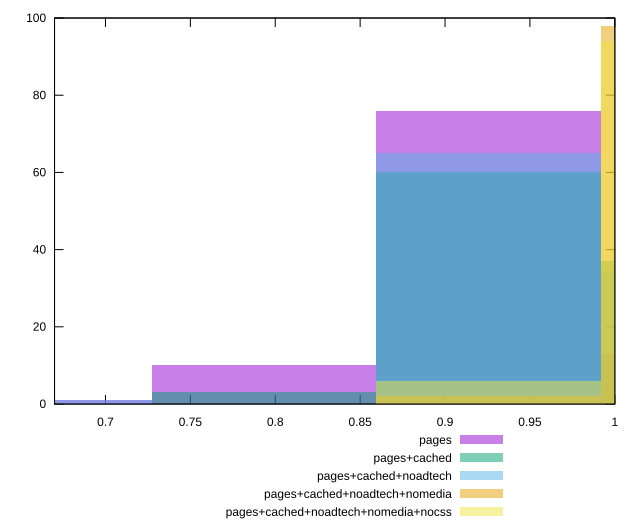

Source code (gnuplot):
reset

$pages <<EOF
0.9255790516448748 76
0.793353472838464 10
1.0578046304512854 13
0.6611278940320533 1
EOF

$pagesCached <<EOF
0.793353472838464 3
1.0578046304512854 37
0.9255790516448748 60
EOF

$pagesCachedNoadtech <<EOF
1.0578046304512854 34
0.9255790516448748 65
0.6611278940320533 1
EOF

$pagesCachedNoadtechNomedia <<EOF
0.9255790516448748 2
1.0578046304512854 98
EOF

$pagesCachedNoadtechNomediaNocss <<EOF
0.9255790516448748 6
1.0578046304512854 94
EOF

set key outside below
set boxwidth 0.13222557880641067
set xrange [0.67:1]
set yrange [0:100]
set trange [0:100]
set style fill transparent solid 0.5 noborder
set terminal svg size 640, 530 enhanced background rgb 'white'
set output "report_00026_2021-02-22T21:38:55.199Z/uses-http2/comparison/histogram/all_score.svg"

plot $pages title "pages" with boxes, \
     $pagesCached title "pages+cached" with boxes, \
     $pagesCachedNoadtech title "pages+cached+noadtech" with boxes, \
     $pagesCachedNoadtechNomedia title "pages+cached+noadtech+nomedia" with boxes, \
     $pagesCachedNoadtechNomediaNocss title "pages+cached+noadtech+nomedia+nocss" with boxes

reset
